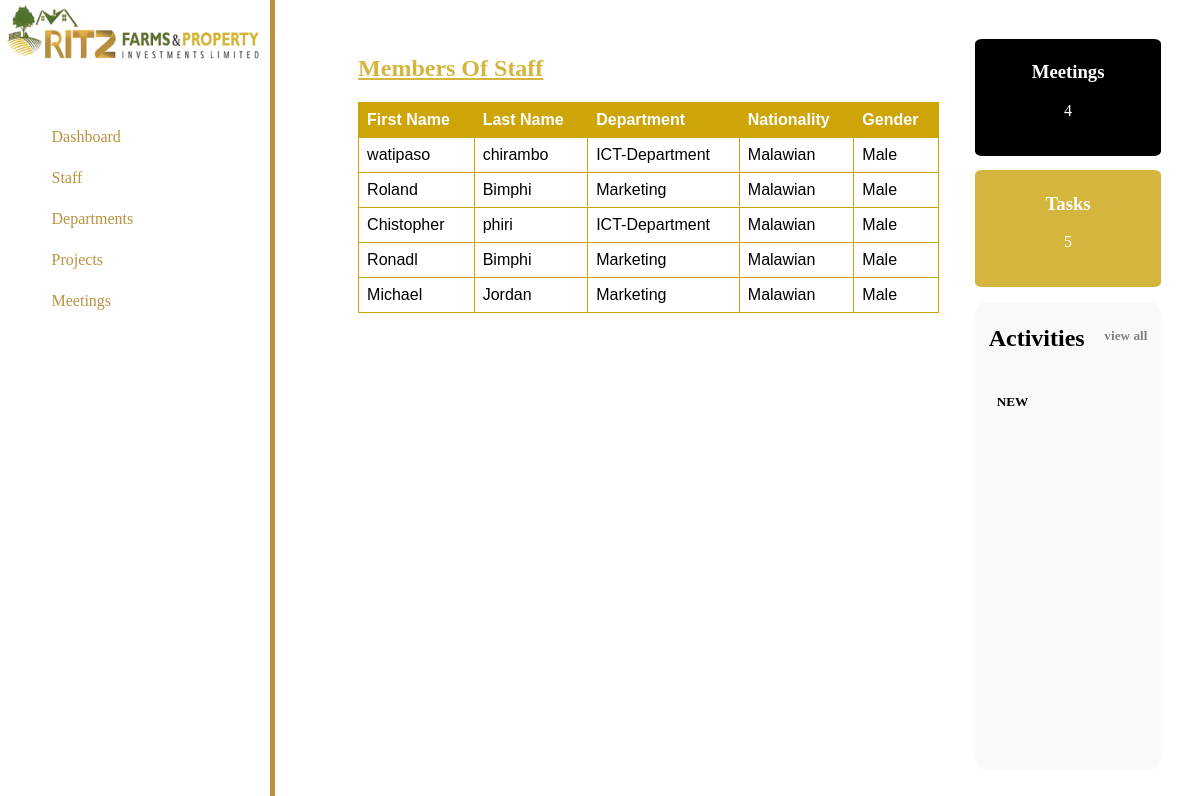
Before: /staff/ with the older database file.
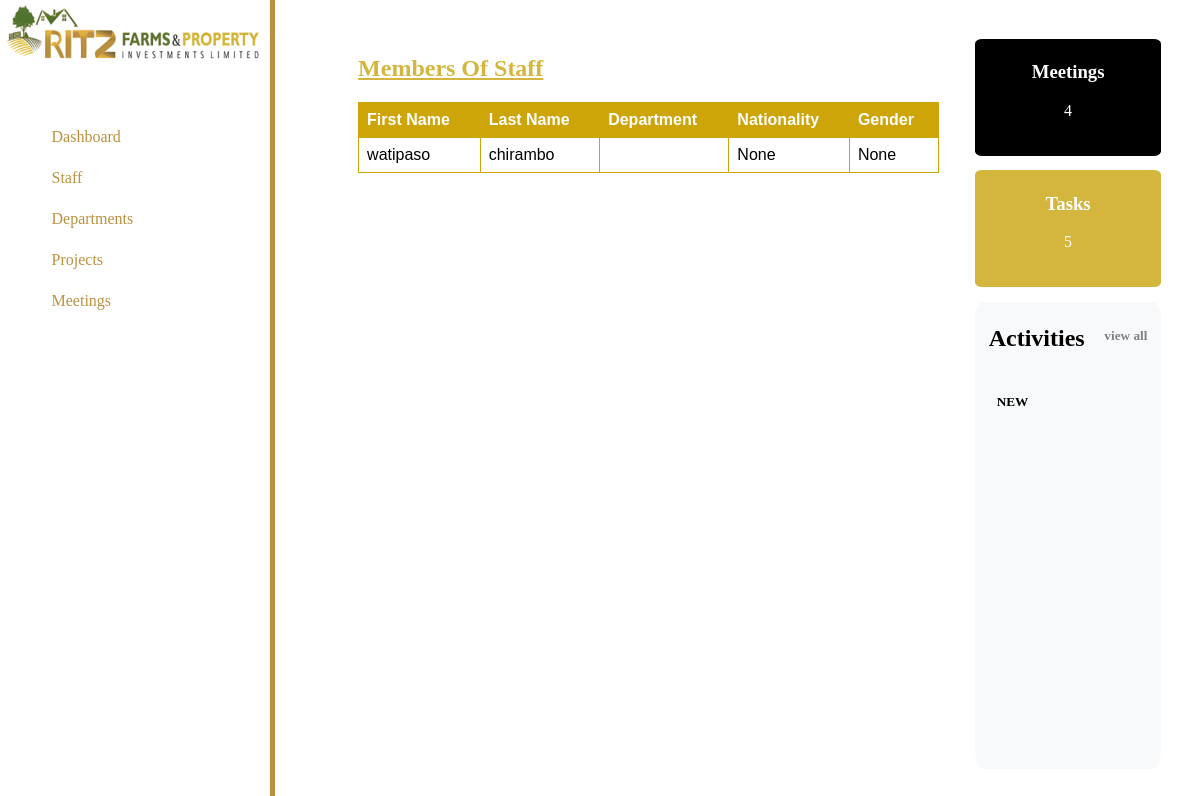
After: the same page with the newer database file.
### home/models.py (models this page shows, shortened)
class Employee(AbstractUser):
    ROLE = (
        ("CIO", "Chief Information Officer"),
        ("COO", "Chief Operations Officer"),
        ("GM", "General Manager"),
        ("MO", "Marketing Officer"),
        ("HRM", "Human Resource Manager")
    )
    MARITAL_STATUS = (
        ("Single", "Single"),
        ("Married","Married"),
        ("Divorced", "Divorced"),
        ("Separated", "Separated"),
        ("Widowed", "Widowed"),
    )
    LEVELS = (
        ("MSCE","MSCE"),
        ("Diploma", "Diploma"),
        ("Bsc Degree", "Bsc Degree"),
        ("Masters", "Masters")
    )
    COUNTRIES = (
        ("Malawian","Malawian"),
        ("Kenyan", "Kenyan"),
        ("Zimbawean", "Zimbawean"),
    )
    GENDER = (
        ("Male","Male"),
        ("Female", "Female"),
        ("Other", "Other"),
    )
    dob = models.DateField(null=True)
    marital_status = models.CharField(max_length=50,choices=MARITAL_STATUS, default="Single")
    education_level = models.CharField(max_length=120, choices=LEVELS, null=True)
    department = models.ForeignKey('Department', blank=True, null=True,on_delete=models.CASCADE)
    gender = models.CharField(max_length=120, choices=GENDER, null=True)
    nationality = models.CharField(max_length=120, choices=COUNTRIES, null=True)
    manager = models.ForeignKey('self', blank=True, null=True,on_delete=models.CASCADE)
    ROLE = (
        ("CIO", "Chief Information Officer"),
        ("COO", "Chief Operations Officer"),
        ("GM", "General Manager"),
        ("MO", "Marketing Officer"),
        ("HRM", "Human Resource Manager")
    )
    MARITAL_STATUS = (
        ("Single", "Single"),
        ("Married","Married"),
        ("Divorced", "Divorced"),
        ("Separated", "Separated"),
        ("Widowed", "Widowed"),
    )
    LEVELS = (
        ("MSCE","MSCE"),
        ("Diploma", "Diploma"),
        ("Bsc Degree", "Bsc Degree"),
        ("Masters", "Masters")
    )
    COUNTRIES = (
        ("Malawian","Malawian"),
        ("Kenyan", "Kenyan"),
        ("Zimbawean", "Zimbawean"),
    )
    GENDER = (
        ("Male","Male"),
        ("Female", "Female"),
        ("Other", "Other"),
    )
    dob = models.DateField(null=True, blank=True)
    marital_status = models.CharField(max_length=50,choices=MARITAL_STATUS, default="Single")
    education_level = models.CharField(max_length=120, choices=LEVELS,blank=True, null=True)
    department = models.ForeignKey('Department', blank=True, null=True,on_delete=models.CASCADE)
    sex = models.CharField(max_length=120, choices=GENDER, blank=True, null=True)
    nationality = models.CharField(max_length=120, choices=COUNTRIES, blank=True, null=True)
    manager = models.ForeignKey('self', blank=True, null=True,on_delete=models.CASCADE)

### home/views.py (the view)
# urls.py: path("staff/", staff_view, name="staff"),
def staff_view(request):
    staff = Employee.objects.all()
    context = {
        'staff':staff,
    }
    return render(request, 'home/staff.html', context)

### templates/home/staff.html
{% extends "home/base.html" %} {% load static %} {% block content %}
<div>
  <h2 class="staff_heading"><u>Members Of Staff</u></h2>
<table>
  <tr>
    <th>First Name</th>
    <th>Last Name</th>
    <th>Department</th>
    <th>Nationality</th>
    <th>Gender</th>
  </tr>
{% for staf in staff %}
  <tr>
    <td>{{staf.first_name}}</td>
    <td>{{staf.last_name}}</td>
    <td>{{staf.groups.all.0.name}}</td>
    <td>{{staf.nationality}}</td>
    <td>{{staf.gender}}</td>
  </tr>
  {% endfor %}
</table>
</div>
{% endblock content %}

### templates/home/base.html (shortened to what this page needs)
<!DOCTYPE html>
{% load static %}
<html lang="en">
  <head>
    <link rel="stylesheet" href="{% static '/css/main.css' %}" />
  </head>
  <body>
    <div class="container">
      <div class="bottom">
        <div class="main">
          <div class="Navigation">
            <div class="logo">
              <img src="{% static "/images/smallLogo.png" %}" alt="Company Logo"
              srcset="">
            </div>
            <ul class="navTingz">
              <li><a href="{% url 'home' %}">Dashboard</a></li>
              <li><a href="{% url 'staff' %}">Staff</a></li>
              <li><a href="{% url 'departments' %}">Departments</a></li>
              <li><a href="{% url 'projects' %}">Projects</a></li>
              <li><a href="{% url 'meetings' %}">Meetings</a></li>
            </ul>
          </div>
          <div class="center">
            <div>
              {% block content %} {% endblock %}
            </div>
            <div class="right_side">
              <div class="upcoming_meetings">
                <h3>Meetings</h3>
                <p>4</p>
              </div>
              <div class="upcoming_projects">
                <h3>Tasks</h3>
                <p>5</p>
              </div>
              <div class="activities">
                <div class="activities_header">
                  <h2>Activities</h2>
                  <a href=""><h5>view all</h5></a>
                </div>
                <div class="all_activities">
                  <div>
                    <h5>NEW</h5>
                  </div>
                </div>
              </div>
            </div>
          </div>
        </div>
      </div>
    </div>
  </body>
</html>

### static/css/main.css (style rules this page uses)
body { font-family: "Gill Sans", "Gill Sans MT", Calibri, "Trebuchet MS", sans-serif000; margin: 0%; }
.main { display: grid; grid-template-columns: 0.5fr 3fr; gap: 4%; }
.Navigation { height: 100vh; border-right: 5px solid #bb9140; text-align: justify; }
.logo { width: auto; height: 100px; }
.navTingz > li > a { color: #bb9140; text-decoration: none; }
.navTingz > li { color: white; list-style: none; padding: 5%; }
.center { background-color: white; padding: 4%; display:grid; grid-template-columns: 3fr 1fr; gap:4%; }
.center>div>div>h2 { color:#D4B63E; }
.staff_heading { color:#bb9140; }
a { text-decoration:none; }
.right_side { height: 100%; padding: 2%; display: grid; grid-template-rows: 0.5fr 0.5fr 2fr; gap: 2%; }
.upcoming_meetings { background-color: black; color: white; text-align: center; border-radius: 4%; padding: 2%; }
.upcoming_projects { background-color: #D4B63E; color: white; border-radius: 4%; text-align: center; padding: 2%; }
.activities { background-color: #f8f9fa; border-radius: 4%; padding: 2%; }
.activities_header { display: flex; flex-wrap: wrap; justify-content: space-around; }
.activities_header>a { text-decoration: none; color: gray; }
.all_activities { padding-left: 10%; }
table { font-family: arial, sans-serif; border-collapse: collapse; width: 100%; color:white; }
td, th { border: 1px solid #CEA509; text-align: left; padding: 8px; }
th { color:white; background-color:#CEA509; }
tr { color:black; }

Changed rows visible on the page:
removed Employee: first_name "Roland", last_name "Bimphi", groups.all.0.name "Marketing", nationality "Malawian", gender "Male"
removed Employee: first_name "Chistopher", last_name "phiri", groups.all.0.name "ICT-Department", nationality "Malawian", gender "Male"
removed Employee: first_name "Ronadl", last_name "Bimphi", groups.all.0.name "Marketing", nationality "Malawian", gender "Male"
removed Employee: first_name "Michael", last_name "Jordan", groups.all.0.name "Marketing", nationality "Malawian", gender "Male"
changed Employee "watipaso": nationality "Malawian" → "None"; gender "Male" → "None"; groups.all.0.name "ICT-Department" → (not shown)
